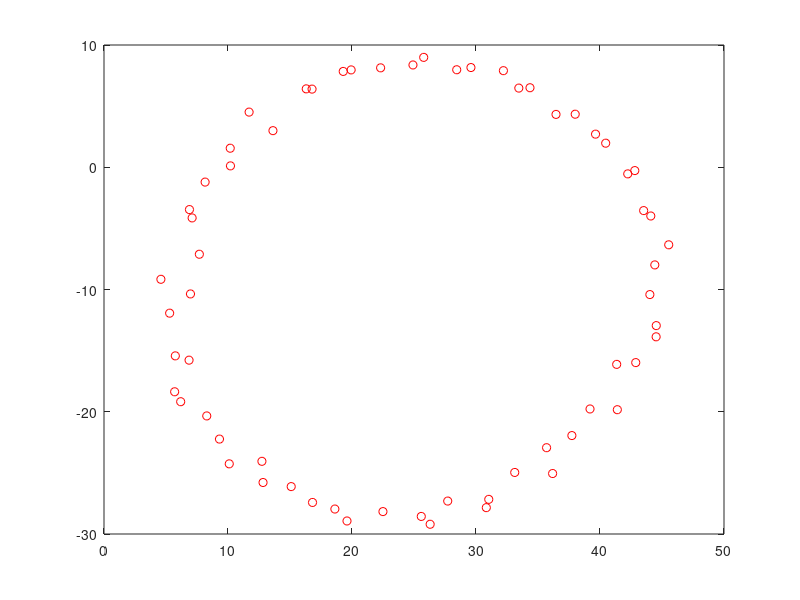

Recreate this plot in MATLAB. (Note: this script raises an error after producing the figure.)
%%%%%%% Generate noisy points around a rotated ellipse %%%%%%%

% Parameters for the rotated ellipse
centreX = 25;
centreY = -10;
lengthX = 20;
lengthY = 18;
angle = 30;

% Rotation matrix to rotate ellipse parametric equations
RotationMatrix = [cosd(angle), -sind(angle); sind(angle), cosd(angle)];

% Generate noisy data points
pts.x = zeros(length(0:0.1:2*pi),1);
pts.y = zeros(length(0:0.1:2*pi),1);
i = 1;
for t = 0:0.1:2*pi
   point = [lengthX*cos(t); lengthY*sin(t)];
   rotatedPoint = RotationMatrix*point;
   translatedPoint = rotatedPoint + [centreX; centreY];
   pts.x(i) = translatedPoint(1) + (centreX + centreY)/20 * randn(1);
   pts.y(i) = translatedPoint(2) + (centreX + centreY)/20 * randn(1);
   i = i+1;
end

% Plot noisy data points and underlying curve
close all
plot(pts.x,pts.y,'ro');
hold on
drawRotatedElipse(centreX, centreY, lengthX, lengthY, angle);

% Focal length and foci of reference elipse shape
focalLength = sqrt(lengthX^2 - lengthY^2);
if (lengthX > lengthY)
    circToFociDist = 2*lengthX;
    foci(:,1) = RotationMatrix*[focalLength; 0]+ [centreX;centreY];
    foci(:,2) = RotationMatrix*[-focalLength; 0]+ [centreX;centreY];
else 
    circToFociDist = 2*yLength;
    foci(:,1) = RotationMatrix*[0; focalLength] + [centreX;centreY];
    foci(:,2) = RotationMatrix*[0; - focalLength]+ [centreX;centreY];
end

plot(foci(1,1),foci(2,1),'go');
plot(foci(1,2),foci(2,2),'go');
axis equal
% 